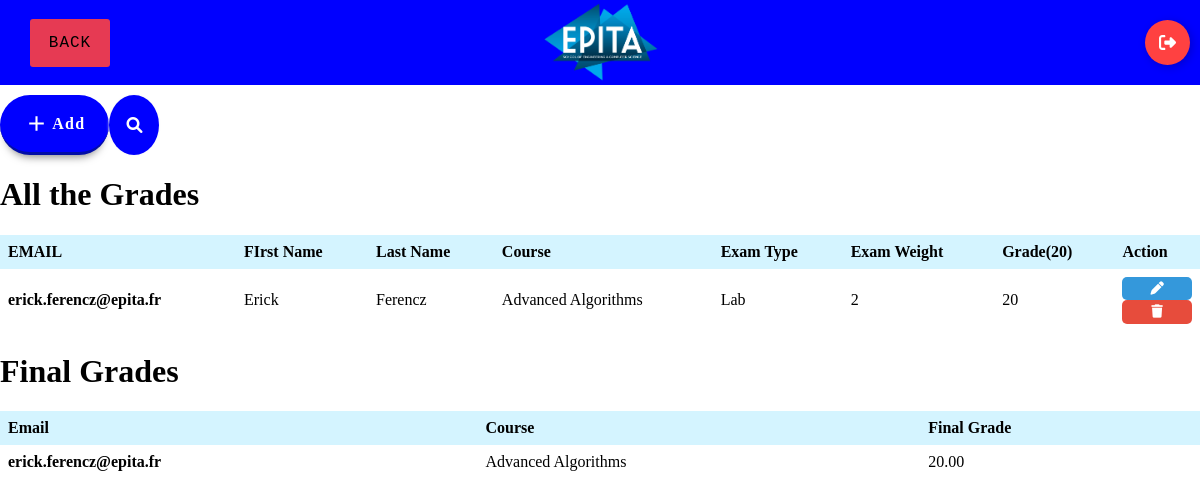
Page /grades.php?code=AIs&year=2020&intake=FALL&course_name=Advanced Algorithms (signed in) on the committed database.
### tables this page shows
CREATE TABLE IF NOT EXISTS `grades` (
  `grade_student_epita_email_ref` varchar(100) NOT NULL,
  `grade_course_code_ref` varchar(80) NOT NULL,
  `grade_course_rev_ref` int NOT NULL,
  `grade_exam_type_ref` varchar(60) NOT NULL,
  `grade_score` int DEFAULT NULL,
  PRIMARY KEY (`grade_student_epita_email_ref`,`grade_course_rev_ref`,`grade_course_code_ref`,`grade_exam_type_ref`)
);

CREATE TABLE IF NOT EXISTS `students` (
  `student_epita_email` varchar(200) NOT NULL,
  `student_contact_ref` varchar(200) NOT NULL,
  `student_enrollment_status` varchar(50) NOT NULL,
  `student_population_period_ref` varchar(10) NOT NULL,
  `student_population_year_ref` int NOT NULL,
  `student_population_code_ref` varchar(5) NOT NULL,
  PRIMARY KEY (`student_epita_email`),
  KEY `student_contact_ref` (`student_contact_ref`)
);

CREATE TABLE IF NOT EXISTS `contacts` (
  `contact_email` varchar(200) NOT NULL,
  `contact_first_name` varchar(200) DEFAULT NULL,
  `contact_last_name` varchar(200) DEFAULT NULL,
  `contact_address` varchar(255) DEFAULT NULL,
  `contact_city` varchar(100) DEFAULT NULL,
  `contact_country` varchar(100) DEFAULT NULL,
  `contact_birthdate` date DEFAULT NULL,
  PRIMARY KEY (`contact_email`)
);

CREATE TABLE IF NOT EXISTS `courses` (
  `course_code` varchar(200) NOT NULL,
  `course_rev` int NOT NULL,
  `duration` int DEFAULT NULL,
  `course_last_rev` int DEFAULT NULL,
  `course_name` varchar(200) DEFAULT NULL,
  `course_description` varchar(200) DEFAULT NULL,
  PRIMARY KEY (`course_code`,`course_rev`)
);

CREATE TABLE IF NOT EXISTS `exams` (
  `exam_course_code` varchar(100) NOT NULL,
  `exam_course_rev` int NOT NULL,
  `exam_weight` int DEFAULT NULL,
  `exam_type` varchar(100) NOT NULL,
  PRIMARY KEY (`exam_course_code`,`exam_course_rev`,`exam_type`)
);

### grades.php (the view, shortened to what this page needs)
<?php
if (isset($_GET['code']) && isset($_GET['year']) && isset($_GET['intake'])) {
    $code = $_GET['code'];
    $year = $_GET['year'];
    $intake = $_GET['intake'];
    $course_name = $_GET['course_name'];
}
?>
<!DOCTYPE html>
<html lang="en">
<head>
    <link rel="stylesheet" href="style/nav.css">
    <link rel="stylesheet" href="style/grades.css?v=<?php echo time(); ?>">
    <link rel="stylesheet" href="https://cdnjs.cloudflare.com/ajax/libs/font-awesome/6.0.0-beta3/css/all.min.css">
</head>
<body>
    <nav id="navbar">
        <div class="back-btn">
            <button onclick="window.history.back()">BACK</button>
        </div>
        <div class="nav_logo">
            <a href="home.php">
                <img src="assets/EPITA School of Engineering and Computer Science_Logo.png" alt="" />
            </a>
        </div>
        <form action="php/logout.php" method="post">
            <button class="Btn">
                <div class="sign"></div>
            </button>
        </form>
    </nav>
    <div class="container">
        <div class="add_search_student_container">
            <button title="Add" class="add_student" id="addGradeButton">
                <svg height="25" width="25" viewBox="0 0 24 24" xmlns="http://www.w3.org/2000/svg">
                    <path d="M0 0h24v24H0z" fill="none"></path>
                    <path d="M11 11V5h2v6h6v2h-6v6h-2v-6H5v-2z" fill="currentColor"></path>
                </svg>
                <span>Add</span>
            </button>
            <div class="search-input-wrapper">
                <button class="search-icon">
                    <i class="fa-solid fa-magnifying-glass" id="search-glass-icon"></i>
                </button>
                <input placeholder="search.." class="search-input" id="searchInput" name="search" type="text">
            </div>
        </div>
        <div class="all-grades">
            <h1>All the Grades</h1>
            <table>
                <thead>
                    <tr>
                        <th>EMAIL</th>
                        <th>FIrst Name</th>
                        <th>Last Name</th>
                        <th>Course</th>
                        <th>Exam Type</th>
                        <th>Exam Weight</th>
                        <th>Grade(20)</th>
                        <th>Action</th>
                    </tr>
                </thead>
                <tbody>
                    <?php
                    $conn = conn();
                    $sql = "SELECT s.student_epita_email, c.contact_first_name,c.contact_last_name,
                c2.course_name,g.grade_exam_type_ref,e.exam_weight,g.grade_score
                FROM grades g
                JOIN students s ON g.grade_student_epita_email_ref = s.student_epita_email
                JOIN contacts c ON s.student_contact_ref = c.contact_email
                JOIN courses c2 ON g.grade_course_code_ref = c2.course_code
                JOIN exams e ON g.grade_course_code_ref = e.exam_course_code AND g.grade_exam_type_ref = e.exam_type
                WHERE c2.course_name = '" . $course_name . "'
                AND s.student_population_code_ref = '" . $code . "'
                AND s.student_population_year_ref = " . $year . "
                AND s.student_population_period_ref = '" . $intake . "'
                order by student_epita_email";
                    $result = $conn->query($sql);
                    $i = 1;
                    while ($row = $result->fetch_assoc()) {
                        echo "<tr>";
                        echo "<td>" . $row['student_epita_email'] . "</td>";
                        echo "<td>" . $row['contact_first_name'] . "</td>";
                        echo "<td>" . $row['contact_last_name'] . "</td>";
                        echo "<td>" . $row['course_name'] . "</td>";
                        echo "<td>" . $row['grade_exam_type_ref'] . "</td>";
                        echo "<td>" . $row['exam_weight'] . "</td>";
                        echo "<td>" . $row['grade_score'] . "</td>";
                        echo "<td><button class='edit-button' onclick=\"editGrade(this.parentNode.parentNode)\"><i class='fas fa-pen'></i></button><button onclick=\"removeGrade(this.parentNode.parentNode)\" class='trash-button'  id='remove_student_" . $i . "'> <i class='fas fa-trash'></i></button></td>";
                        echo "</tr>";
                        $i += 1;
                    }
                    ?>
                </tbody>
            </table>
        </div>
        <div class="final-grades">
            <h1>Final Grades</h1>
        </div>
    </div>
</body>
</html>

### style/nav.css (style rules this page uses)
body { margin: 0; }
nav { background-color: rgba(0, 0, 255); height: 85px; position: fixed; top: 0; left: 0; right: 0; display: flex; align-items: center; width: 100%; justify-content: space-between; z-index: 9999; }
.back-btn { z-index: 9999; }
.back-btn > button { font-family: "Courier New", Courier, monospace; font-size: medium; margin-left: 30px; display: flex; height: 3em; width: 80px; align-items: center; justify-content: center; background-color: rgba(255, 65, 65, 0.9); border-radius: 3px; letter-spacing: 1px; transition: all 0.2s linear; cursor: pointer; border: none; }
.nav_logo { position: absolute; height: 100%; display: flex; width: 100%; justify-content: center; align-items: center; align-content: center; }
.nav_logo > a > img { height: 85px; }
.Btn { margin-right: 10px; display: flex; align-items: center; justify-content: flex-start; width: 45px; height: 45px; border: none; border-radius: 50%; cursor: pointer; position: relative; overflow: hidden; transition-duration: 0.3s; box-shadow: 2px 2px 10px rgba(0, 0, 0, 0.199); background-color: rgb(255, 65, 65); }
.sign { width: 100%; transition-duration: 0.3s; display: flex; align-items: center; justify-content: center; }
.sign svg { width: 17px; }

### style/grades.css (style rules this page uses)
table { border-collapse: collapse; width: 100%; }
th, td { padding: 8px; text-align: left; }
th { background-color: rgb(212, 244, 255); }
td:first-child { font-weight: bold; }
.add_search_student_container { display: flex; flex-direction: row; }
.add_student { display: flex; align-items: center; justify-content: center; gap: 0.2em; font-family: inherit; font-weight: 600; font-size: 16px; padding: 0.5em 1.5em; color: white; background: blue; border: none; outline: none; border-bottom: 3px solid rgb(2, 13, 167); box-shadow: 0 0.5em 0.5em -0.4em rgb(0, 0, 0, 0.5); letter-spacing: 0.08em; border-radius: 20em; cursor: pointer; transition: 0.5s; }
.search-input-wrapper { display: flex; align-items: center; justify-content: center; gap: 15px; position: relative; }
.search-input { border-style: none; height: 40px; width: 0px; padding: 10px; outline: none; border-radius: 50%; transition: 0.5s ease-in-out; background-color: blue; box-shadow: 0px 0px 3px #f3f3f3; padding-right: 40px; color: #000000; }
.search-input::placeholder, .search-input { font-family: "Trebuchet MS", "Lucida Sans Unicode", "Lucida Grande", "Lucida Sans", Arial, sans-serif; font-size: 17px; }
.search-input::placeholder { color: #8f8f8f; }
.search-icon { display: flex; align-items: center; justify-content: center; position: absolute; right: 0px; cursor: pointer; width: 50px; height: 50px; outline: none; border-style: none; border-radius: 50%; pointer-events: painted; background-color: transparent; transition: 0.2s linear; }
.search-icon > i { font-size: medium; transition: 0.2s linear; color: white; }
.edit-button { background-color: #3498db; color: #fff; border: none; border-radius: 5px; padding: 5px 10px; cursor: pointer; transition: background-color 0.3s ease; }
.trash-button { background-color: #e74c3c; color: #fff; border: none; border-radius: 5px; padding: 5px 10px; cursor: pointer; transition: background-color 0.3s ease; }
td button { display: flex; justify-content: center; align-items: center; height: 100%; width: 100%; border: none; background: none; padding: 0; }

### rows in the picture
grades: students.student_epita_email "erick.ferencz@epita.fr", contacts.contact_first_name "Erick", contacts.contact_last_name "Ferencz", courses.course_name "Advanced Algorithms", grade_exam_type_ref "Lab", exams.exam_weight "2", grade_score "20"
